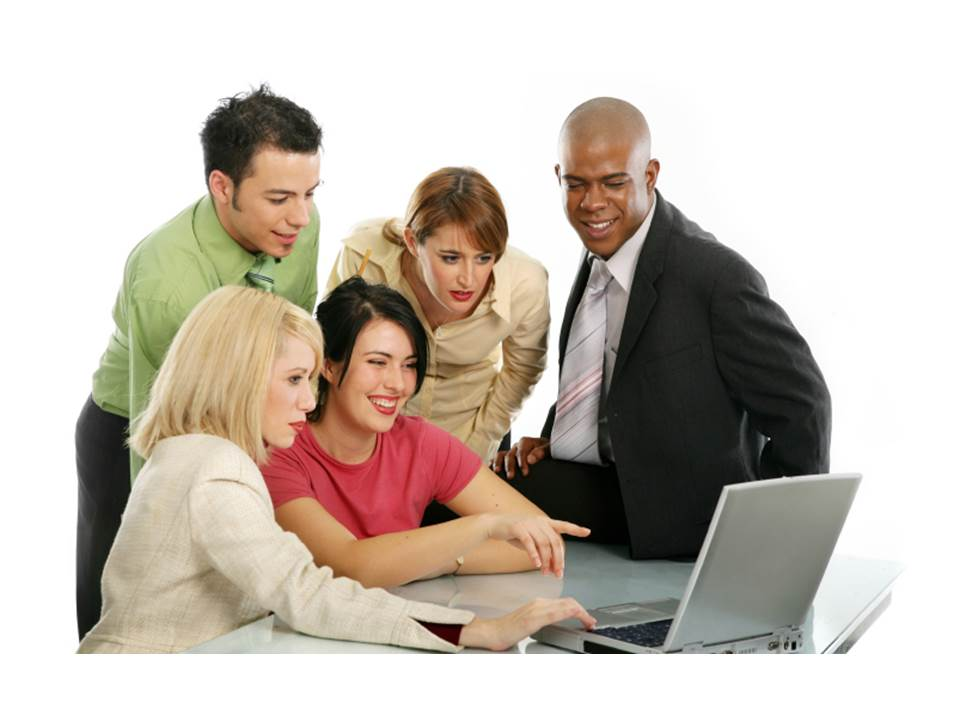
#> input picture 01_basic_study/Step22_OpenCV_FaceRec.JPG, 960 x 720 px, found by its file name
$ python Step22_OpenCV_FaceObjRecognition.py
#> lines starting #> are read from the running program, lines starting #| are printed output that depends on the picture; after the words box and inside, x2 and y2 are one past the last pixel; in counts of white or black regions, pixels touching at a corner belong together
# -*- coding: utf-8 -*-
"""
Created on Sun Jul 16 07:43:48 2017

@author: 10007434
"""


# オンラインマニュアル
# http://docs.opencv.org/2.4/modules/refman.html
# インストール
# pip install opencv-python

import cv2
imgname = 'Step22_OpenCV_FaceRec.jpg'
imgname_gray = 'Step22_OpenCV_FaceRec-gray.jpg'
imgname_bin = 'Step22_OpenCV_FaceRec-bin.jpg'
imgname_edge = 'Step22_OpenCV_FaceRec-edge.jpg'
imgname_faceRecog = 'Step22_OpenCV_FaceRec_FaceRecognition.jpg'

# オリジナルファイル
img_org = cv2.imread(imgname)
#> img_org is the input picture: shape (720, 960, 3); mean B, G, R 181, 190.5, 199.8

# グレースケールで画像を読み込む
img_gray = cv2.imread(imgname, cv2.IMREAD_GRAYSCALE)
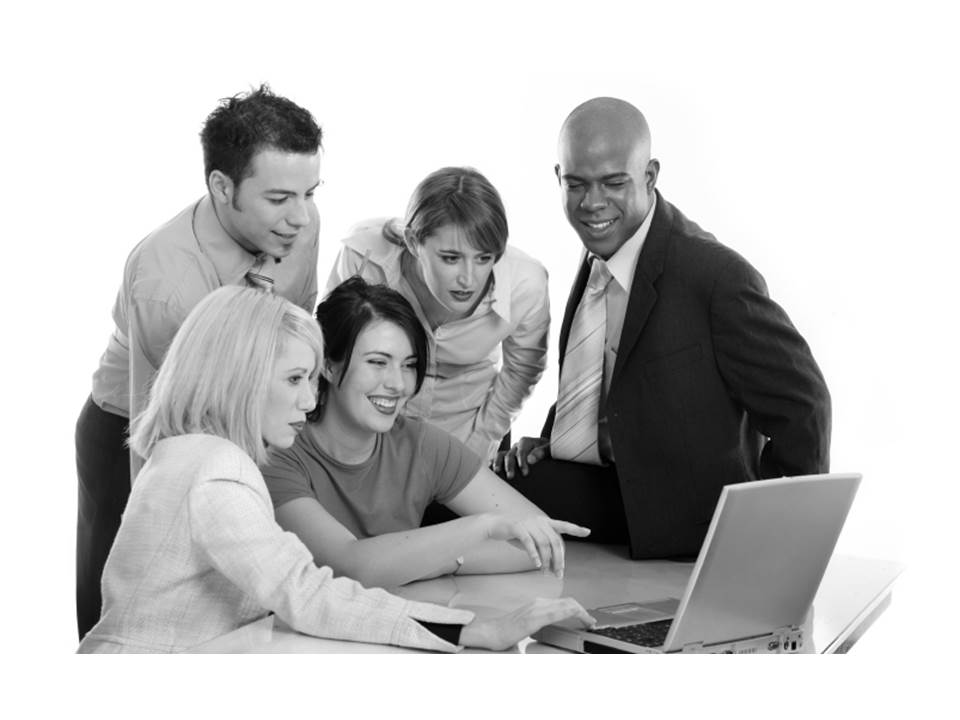
#> img_gray: shape (720, 960); min 0, max 255, mean 192.2
# ファイルに書き出す
cv2.imwrite(imgname_gray, img_gray)


# --------------------------
# 白黒画像を作成
# ２値化した画像を作る
ret, img_bit = cv2.threshold(img_gray, 100, 250, cv2.THRESH_BINARY)
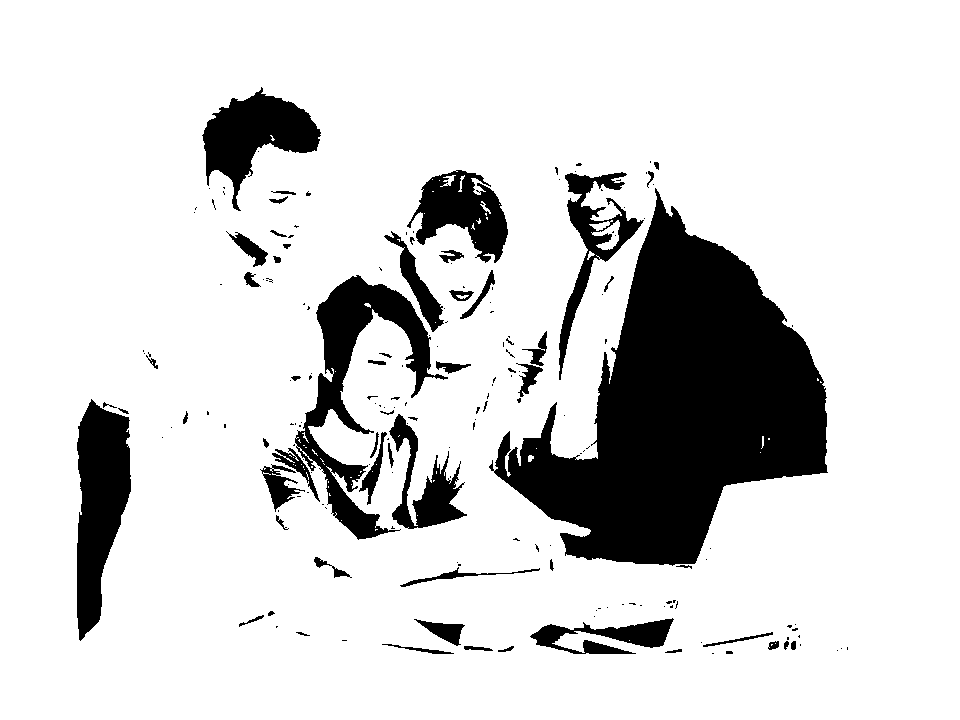
#> img_bit: shape (720, 960); values 0 (black) and 250 (white), 84.1% white; 193 black regions (132 under 20 px), largest, box (x1, y1, x2, y2) and area: (489, 188, 828, 566) 61580, (295, 275, 448, 540) 10474, (77, 399, 131, 641) 8533
# ファイルに書き出す
cv2.imwrite(imgname_bin, img_bit)
print(ret)


# --------------------------
# エッジ画像を作成
# エッジの抽出
img_edge = cv2.Canny(img_gray, 10, 300)
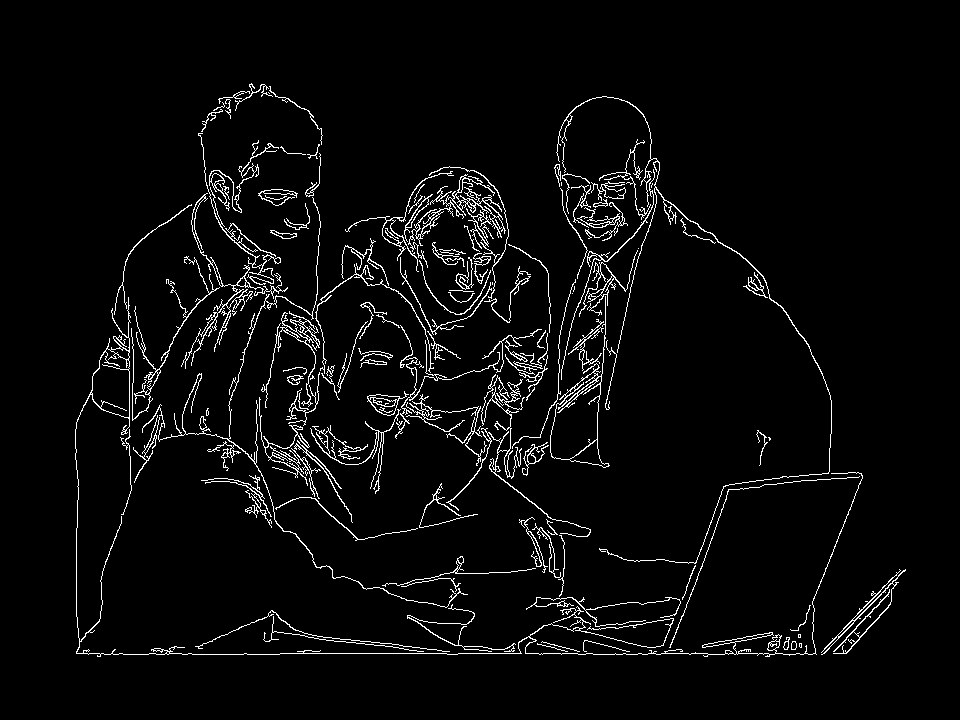
#> img_edge: shape (720, 960); 3.9% white in thin lines or dots, all inside (x1, y1, x2, y2) = (75, 83, 906, 657)
# ネガポジ反転
img_edge = 255 - img_edge
# ファイルに書き出す
cv2.imwrite(imgname_edge, img_edge)


# --------------------------
# 顔認証
# 顔認証の為の特徴データファイル（カスケードファイル）
#cascade_path = "haarcascade_frontalface_default.xml"
cascade_path = "haarcascade_frontalface_alt.xml"
#cascade_path = "haarcascade_frontalface_alt2.xml"
#cascade_path = "haarcascade_frontalface_alt_tree.xml"

# 顔認証
cascade=cv2.CascadeClassifier(cascade_path)
face_list = cascade.detectMultiScale(img_gray)
#> face_list = [[252, 163, 86, 86], [425, 228, 82, 82], [551, 149, 89, 89], [344, 328, 91, 91]]

# 認証に失敗した場合
if len(face_list) == 0:
    print("Fail to recognize faces")
    quit()

# 認証した顔の範囲に赤色の枠を描画
for (x, y, w, h) in face_list:
    print('The coodinate of the face = ', x, y, w, h)
    color = (0, 255, 255)
    pen_w = 12
    cv2.rectangle(img_org, (x, y), (x+w, y+h), color, thickness = pen_w)
#> this loop made 4 passes
#| The coodinate of the face =  252 163 86 86
#| The coodinate of the face =  425 228 82 82
#| The coodinate of the face =  551 149 89 89
#| The coodinate of the face =  344 328 91 91
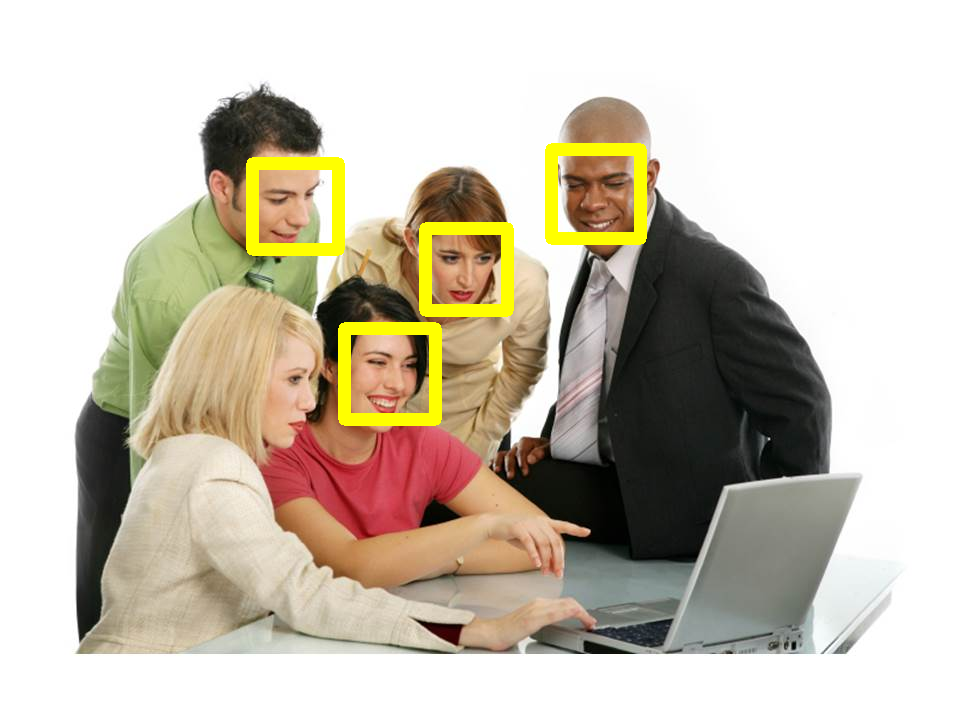
#> img_org: shape (720, 960, 3); 2.59% of pixels changed, all inside (x1, y1, x2, y2) = (246, 143, 647, 426)

# ファイルに書き出す
cv2.imwrite(imgname_faceRecog, img_org)

"""
# -------------------------
# 物体認識
img_org2 = cv2.imread('Step22_OpenCV_ObjRec.JPG')

# グレースケールに変換
img_gray2 = cv2.cvtColor(img_org2, cv2.COLOR_BGR2GRAY)
cv2.imwrite('Step22_OpenCV_ObjRec_gray_org.jpg', img_gray2)

# 模様を消す為にぼかしを入れる
img_gray2 = cv2.GaussianBlur(img_gray2, (11, 11), 0)
cv2.imwrite('Step22_OpenCV_ObjRec_gray_blur.jpg', img_gray2)

# 二値化
img_bit2 = cv2.threshold(img_gray2, 100, 255, cv2.THRESH_BINARY_INV)[1]
cv2.imwrite('Step22_OpenCV_ObjRec_bit.jpg', img_bit2)

# 輪郭を抽出
cnts = cv2.findContours(img_bit2,
                        cv2.RETR_LIST,
                        cv2.CHAIN_APPROX_SIMPLE)[1]

# 輪郭に枠線を描画
for pt in cnts:
    x, y, w, h = cv2.boundingRect(pt)
    if w < 50: continue
    print('The coodinate of the Object =', x, y, w, h)
    cv2.rectangle(img_org2, (x,y), (x+w, y+h), (0, 255, 0), 3)

# ファイルに書き出す
cv2.imwrite('Step22_OpenCV_ObjRec_ObjectRecogunition.jpg', img_org2)

"""
